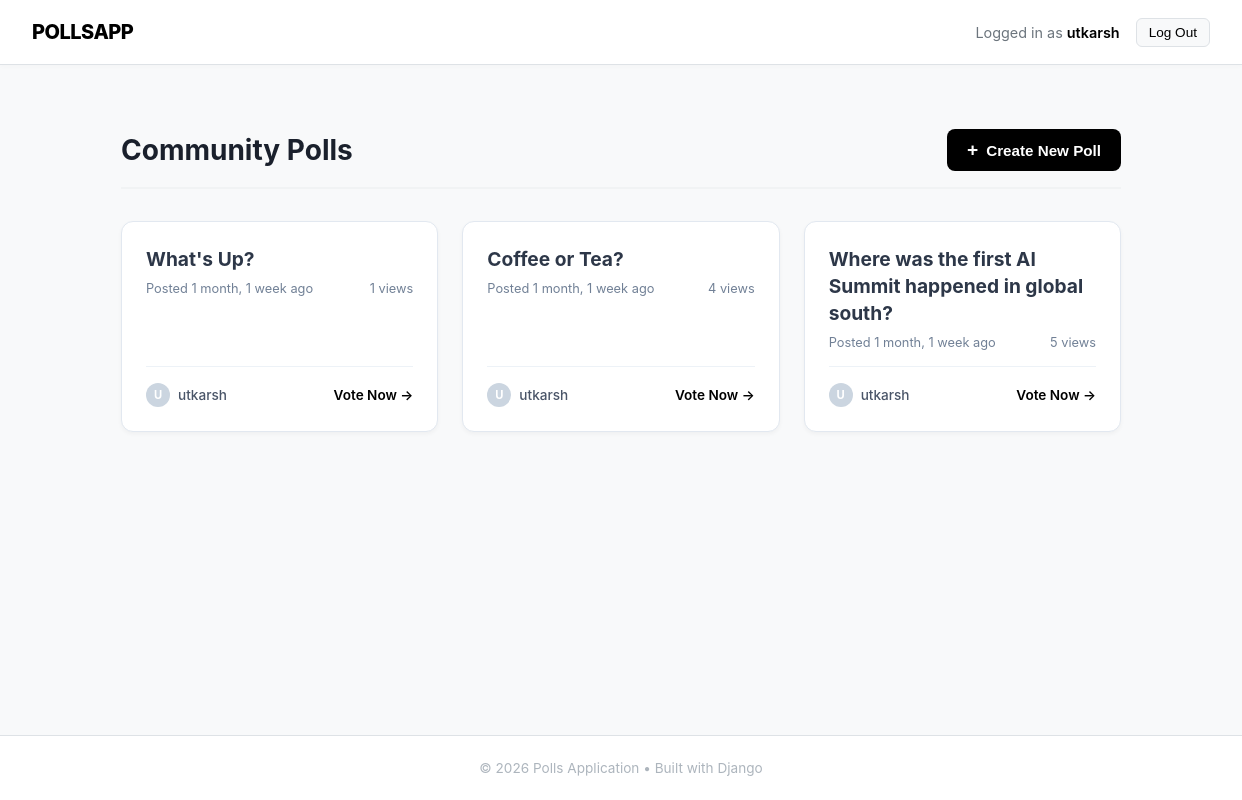
The app's page /polls/ (signed in), older data.
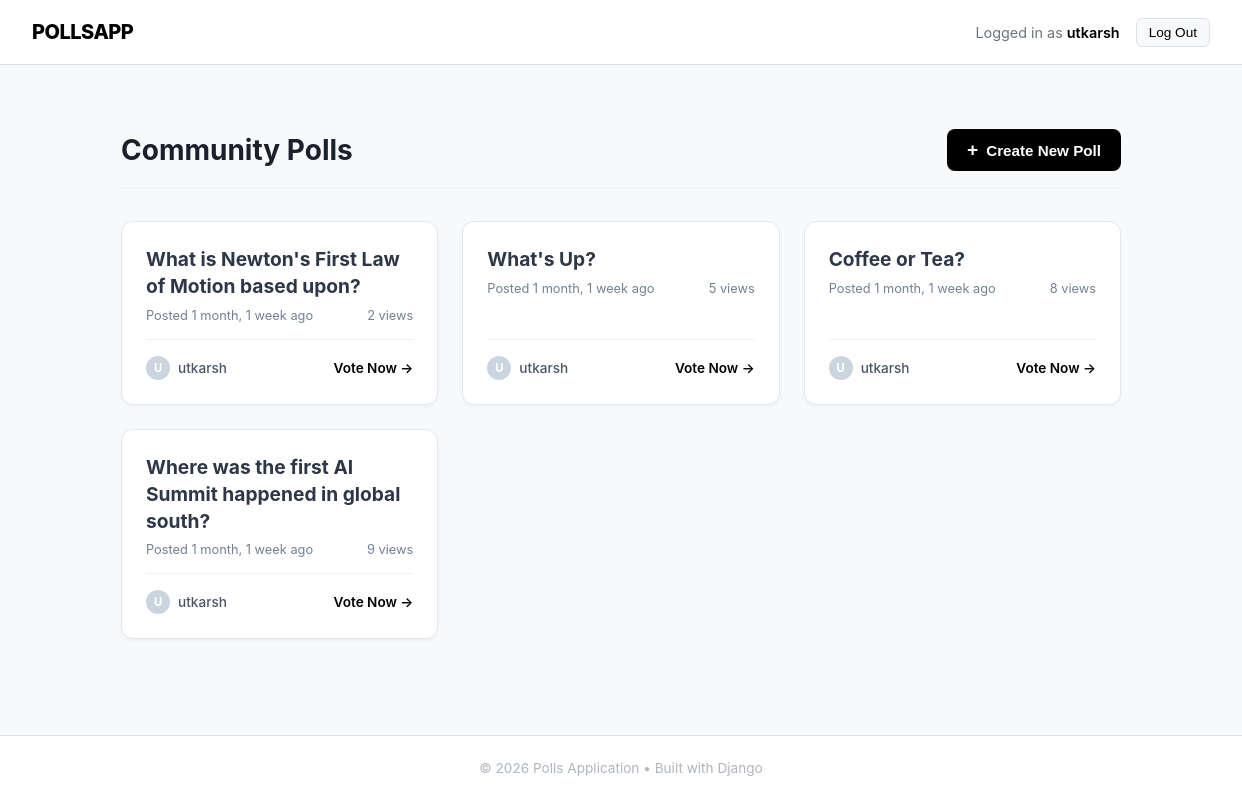
The same page, newer data.
### polls/models.py (models this page shows, shortened)
class Question(models.Model):
    question_text = models.CharField(max_length=200)
    pub_date = models.DateTimeField("date published")
    views=models.IntegerField(default=0)
    user = models.ForeignKey(
        User,
        on_delete=models.CASCADE,
        null=False
    )

### polls/views.py (the view)
# urls.py: path("", login_required(views.IndexView.as_view()), name="index"),
@method_decorator(never_cache, name='dispatch')
class IndexView(generic.ListView):
    template_name = "polls/index.html"
    context_object_name = "latest_question_list"
    def get_queryset(self):
        return Question.objects.order_by("-pub_date")[:5]

### polls/templates/polls/index.html (shortened to what this page needs)
{% extends "polls/base.html" %}
{% block content %}
<div style="max-width: 1000px; margin: 2rem auto; padding: 0 1rem; font-family: -apple-system, BlinkMacSystemFont, 'Segoe UI', Roboto, sans-serif;">
    <div style="display: flex; align-items: center; justify-content: space-between; margin-bottom: 2rem; border-bottom: 2px solid #f1f3f4; padding-bottom: 1rem;">
        <h1 style="font-size: 1.75rem; color: #1a202c; margin: 0;">Community Polls</h1>
        <form action="{% url 'polls:create_poll' %}">
            <button style="background-color: black; color: white; border: none; padding: 10px 20px; border-radius: 8px; font-weight: 600; cursor: pointer; display: flex; align-items: center; gap: 8px; font-size: 0.95rem; transition: opacity 0.2s;">
                <span style="font-size: 1.2rem;">+</span> Create New Poll
            </button>
        </form>
    </div>
    {% if latest_question_list %}
        <div style="display: grid; grid-template-columns: repeat(auto-fill, minmax(300px, 1fr)); gap: 1.5rem;">
            {% for question in latest_question_list %}
            <div style="background-color: #ffffff; border: 1px solid #e2e8f0; border-radius: 12px; padding: 1.5rem; box-shadow: 0 2px 4px rgba(0,0,0,0.04); display: flex; flex-direction: column; position: relative;">
                <div style="margin-bottom: 1rem;">
                    <h3 style="margin: 0 0 0.5rem 0; font-size: 1.2rem; line-height: 1.4;">
                        <a href="{% url 'polls:detail' question.id %}" style="text-decoration: none; color: #2d3748; transition: color 0.2s;">
                            {{ question.question_text }}
                        </a>
                    </h3>
                    <div style="display: flex; justify-content: space-between;">
                    <p style="font-size: 0.8rem; color: #718096; margin: 0;">
                        Posted {{ question.pub_date|timesince }} ago
                    </p>
                    <span style="color: #718096; font-size: 0.8rem; color: #718096;">{{ question.views}} views</span>
                    </div>
                </div>
                <div style="margin-top: auto; padding-top: 1rem; border-top: 1px solid #edf2f7; display: flex; align-items: center; justify-content: space-between;">
                    <div style="display: flex; align-items: center; gap: 8px;">
                        <div style="width: 24px; height: 24px; background-color: #cbd5e0; border-radius: 50%; display: flex; align-items: center; justify-content: center; font-size: 0.7rem; color: white; font-weight: bold;">
                            {{ question.user.username|slice:":1"|upper }}
                        </div>
                        <span style="font-size: 0.85rem; color: #4a5568; font-weight: 500;">{{ question.user.username }}</span>
                    </div>
                    <a href="{% url 'polls:detail' question.id %}" style="text-decoration: none; font-size: 0.85rem; color: black; font-weight: 600;">
                        Vote Now →
                    </a>
                </div>
            </div>
            {% endfor %}
        </div>
    {% endif %}
</div>
{% endblock %}

Row changes from the older to the newer data that the page shows:
added Question: question_text "What is Newton's First Law of Motion based upon?", pub_date "1 month, 1 week", views "2", user.username "U", user.username "utkarsh"
changed Question "What's Up?": views "1" → "5"
changed Question "Coffee or Tea?": views "4" → "8"
changed Question "Where was the first AI Summit happened in global south?": views "5" → "9"
